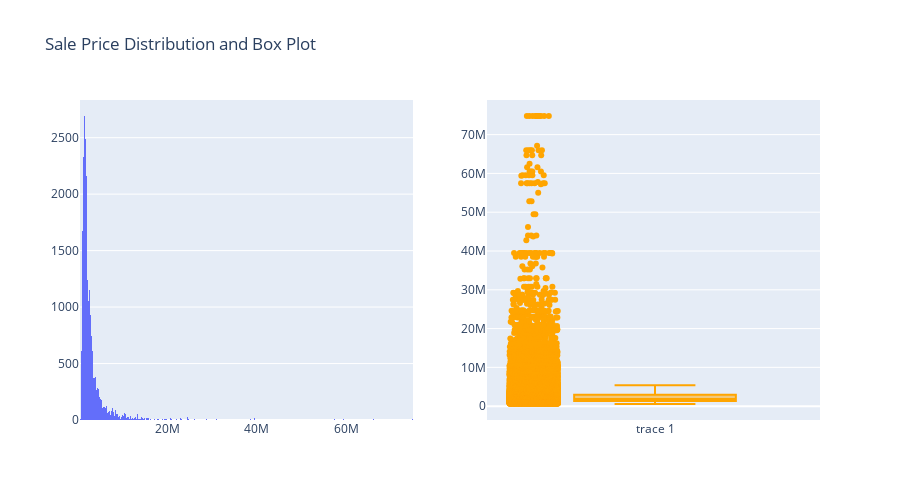

Notebook code for this chart:
### Code cell
fig = make_subplots(rows=1, cols=2)

fig.add_trace(go.Histogram(x=df_prices_train['price']),row=1,col=1)
fig.add_trace(go.Box(y=df_prices_train['price'],boxpoints='all',line_color='orange'),row=1,col=2)

fig.update_layout(height=500, showlegend=False,title_text="Sale Price Distribution and Box Plot")

### Figure 1 — Plotly figure (JSON) as saved in the notebook; plotly's stock layout.template omitted (floating-point values rounded to 4 significant figures; data arrays with more than 128 entries replaced by an {"elided": "..."} marker saying what was removed)
{"data": [{"type": "histogram", "x": {"elided": "26048 int values"}, "xaxis": "x", "yaxis": "y"}, {"boxpoints": "all", "line": {"color": "orange"}, "type": "box", "xaxis": "x2", "y": {"elided": "26048 int values"}, "yaxis": "y2"}], "layout": {"height": 500, "showlegend": false, "title": {"text": "Sale Price Distribution and Box Plot"}, "xaxis": {"anchor": "y", "domain": [0, 0.45]}, "xaxis2": {"anchor": "y2", "domain": [0.55, 1]}, "yaxis": {"anchor": "x", "domain": [0, 1]}, "yaxis2": {"anchor": "x2", "domain": [0, 1]}}}
